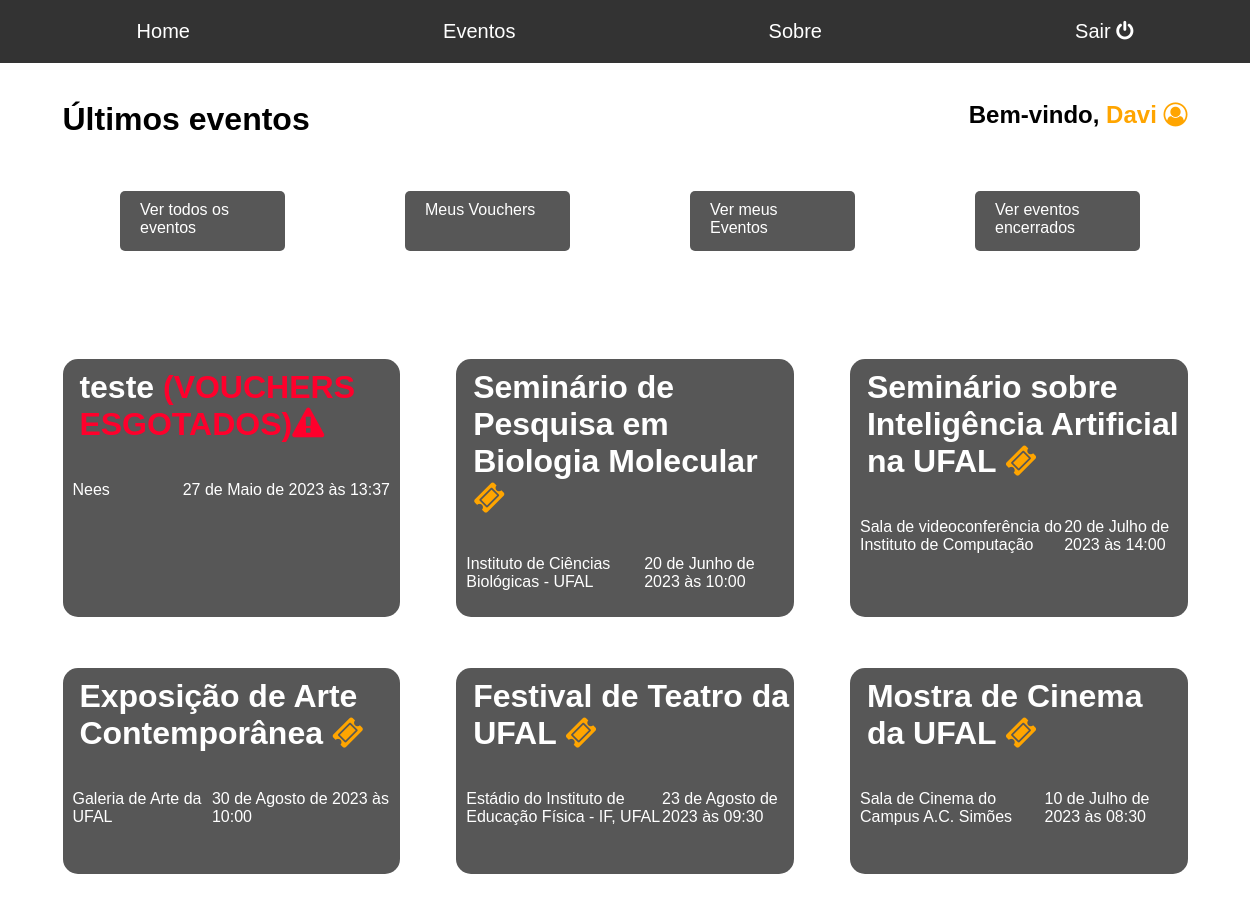
The app's page /home (signed in) with its own data.
### usuario/models.py (models this page shows, shortened)
class Event(models.Model):
    titulo = models.CharField(max_length=50)
    local = models.CharField(max_length=150)
    data_e_hora = models.DateTimeField()
    descricao = models.TextField()
    contato = models.CharField(max_length=150)
    max_ingressos = models.PositiveSmallIntegerField()
    preco = models.DecimalField(decimal_places=2, max_digits=10)
    criado_em = models.DateTimeField(auto_now_add=True)
    usuario = models.ForeignKey(User, on_delete=models.CASCADE)

### usuario/views.py (the view)
# urls.py: 2. Add a URL to urlpatterns:  path('', Home.as_view(), name='home')
@login_required
def Home(request):
    agora = timezone.now()
    eventos = Event.objects.filter(data_e_hora__gte=agora).order_by('-criado_em')[:6]
    usuario = request.user
    return (render(request, 'home.html', {'eventos': eventos, 'agora': agora, 'usuario': usuario}))

### usuario/templates/home.html (shortened to what this page needs)
{% extends 'base-usuario.html' %}
{% load static %}
{% block head %}
	<link rel="stylesheet" type="text/css" href="{% static 'css/home.css' %}">
{% endblock %}
{% block content %}
<div class="nomeDoUsuario">
	<h1>Últimos eventos</h1>
	<h2> Bem-vindo, <a style="text-decoration: none; color: #FFA500" href="perfil">{{usuario.first_name}} <i class="fa fa-user-circle-o" aria-hidden="true"></i></a></h2>
</div>
	<div class="button-container">
		<a id="todos" href="todos.eventos" class="button">Ver todos os eventos</a>
		<a id="voucher" href="meus.vouchers" class="button">Meus Vouchers</a>
		<a id="meus" href="meus.eventos" class="button">Ver meus Eventos</a>
		<a id="encerrados" href="eventos.encerrados" class="button">Ver eventos encerrados</a>
	</div>
	<div id="ultimos" class="container">
		{% for eventos in eventos %}
		<div class="evento">
			<h1>
				<a style="text-decoration: none; color: #fff" href= "desc_evento/{{eventos.id}}">{{eventos.titulo}}</a>
				{% if eventos.voucher_set.count >= eventos.max_ingressos %}  <span style="color: #FF002C">(VOUCHERS ESGOTADOS)<i class="fa fa-exclamation-triangle" aria-hidden="true"></i></span>
				{% else %}<a style="text-decoration: none; color: #FFA500" href= "adquirir_voucher/{{eventos.id}}"><i class="fa fa-ticket" aria-hidden="true"></i></a>
				{% endif %}
			</h1>
			<div class="container" id="info">
				<p>{{eventos.local}}</p>
				<p>{{eventos.data_e_hora}}</p>
			</div>
		</div>
		{% endfor %}
	</div>
{% endblock %}

### beeway/static/css/home.css (style rules this page uses)
* { font-family: Arial, Helvetica, sans-serif; }
h1 { margin-top: 3%; margin-left: 5%; }
h2 { margin-top: 3%; margin-right: 5%; }
.nomeDoUsuario { display: flex; justify-content: space-between; }
.container#ultimos { display: grid; grid-template-columns: repeat(3, 1fr); grid-template-rows: repeat(2, 1fr); gap: 5%; row-gap: 10%; margin: 10% 5% 5% 5%; height: auto; }
.evento { background-color: #575757; border-radius: 15px; width: auto; height: auto; color: white; display: block; }
.container#info { display: flex; justify-content: space-between; margin: 10px; }
html { height:100%; box-sizing: border-box; }
body { background-color: white; margin: 0; min-height: 100vh; padding-bottom: 6.74rem; position: relative; box-sizing: inherit; }
.button-container { width: 100%; display: flex; justify-content: space-evenly; gap: 0px; align-items: center; margin-top: 2%; height: 50px; }
.button { background-color: #575757; color: white; padding: 10px 20px; border-radius: 5px; text-decoration: none; margin-top: 2%; margin-left: 10px; width: 10%; height: 80%; }

### records on screen
Event: titulo "teste", local "Nees", data_e_hora "27 de Maio de 2023 às 13:37"
Event: titulo "Seminário de Pesquisa em Biologia Molecular", local "Instituto de Ciências Biológicas - UFAL", data_e_hora "20 de Junho de 2023 às 10:00"
Event: titulo "Seminário sobre Inteligência Artificial na UFAL", local "Sala de videoconferência do Instituto de Computação", data_e_hora "20 de Julho de 2023 às 14:00"
Event: titulo "Exposição de Arte Contemporânea", local "Galeria de Arte da UFAL", data_e_hora "30 de Agosto de 2023 às 10:00"
Event: titulo "Festival de Teatro da UFAL", local "Estádio do Instituto de Educação Física - IF, UFAL", data_e_hora "23 de Agosto de 2023 às 09:30"
Event: titulo "Mostra de Cinema da UFAL", local "Sala de Cinema do Campus A.C. Simões", data_e_hora "10 de Julho de 2023 às 08:30"

### other values on screen
{{ usuario.first_name }} "Davi"
